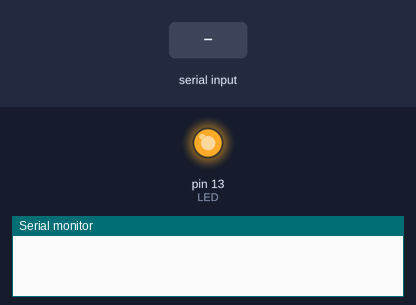
Recording of a sketch running on a simulated Arduino Uno, built with avr-gcc and run on an emulated ATmega328P. On the bench: output pins drawn as LEDs (lit = HIGH), the last lines printed to the serial monitor. The inputs (shaded band) are chosen by the test bench.

Above: at 1.2 s.
1.3 s: "1" received over Serial
At 2.5 s:
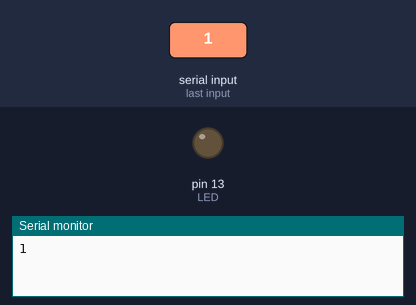
2.8 s: "0" received over Serial
At 3.9 s:
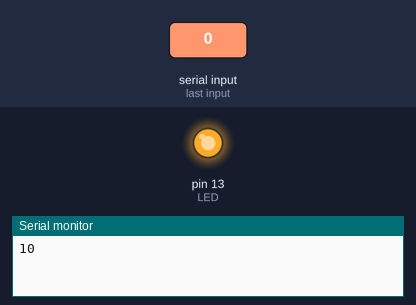
Timing chart, 0 to 5.8 s (numbered marks = the images above; inputs shaded):
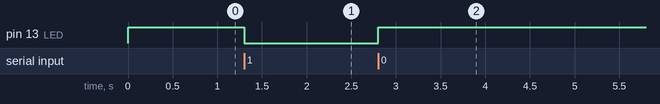

Measured:
- after the input at 1.3 s, pin 13 (LED): HIGH → LOW at once
- after the input at 2.8 s, pin 13 (LED): LOW → HIGH at once

The sketch:

bluettoth_receive.ino
```cpp
char data = 0;            //Variable for storing received data
int LED = 13;
void setup(){
    Serial.begin(9600);   //Sets the baud for serial data transmission
    pinMode(LED, OUTPUT);
    digitalWrite(LED, HIGH);
}
void loop(){
   if(Serial.available() > 0)      // Send data only when you receive data:
   {
      data = Serial.read();        //Read the incoming data & store into data
      Serial.print(data);          //Print Value inside data in Serial monitor
      if(data == '1')      {
        digitalWrite(LED, LOW);
      }
      else if(data == '0'){
        digitalWrite(LED, HIGH);
      }
   }
}
```
